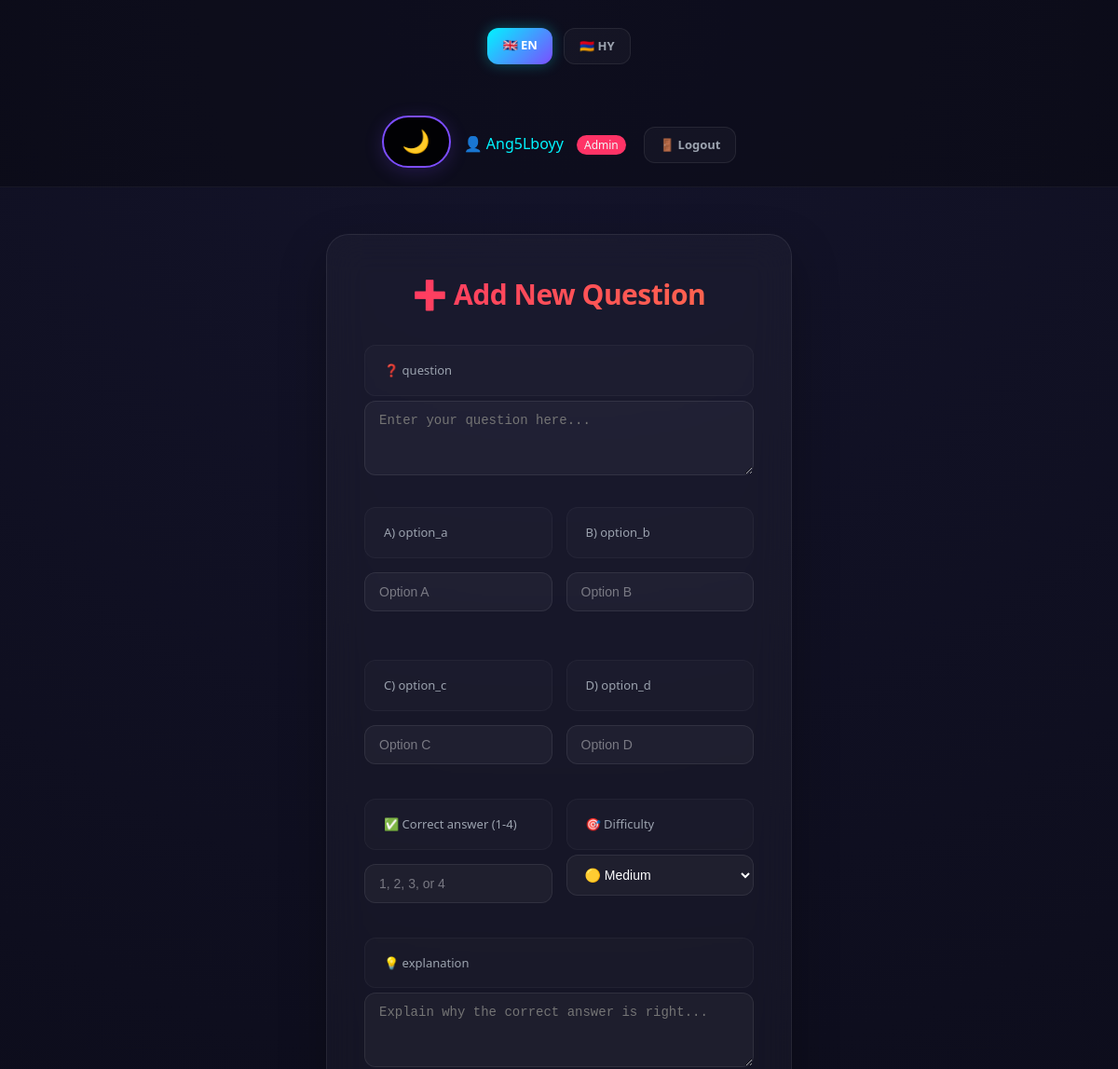
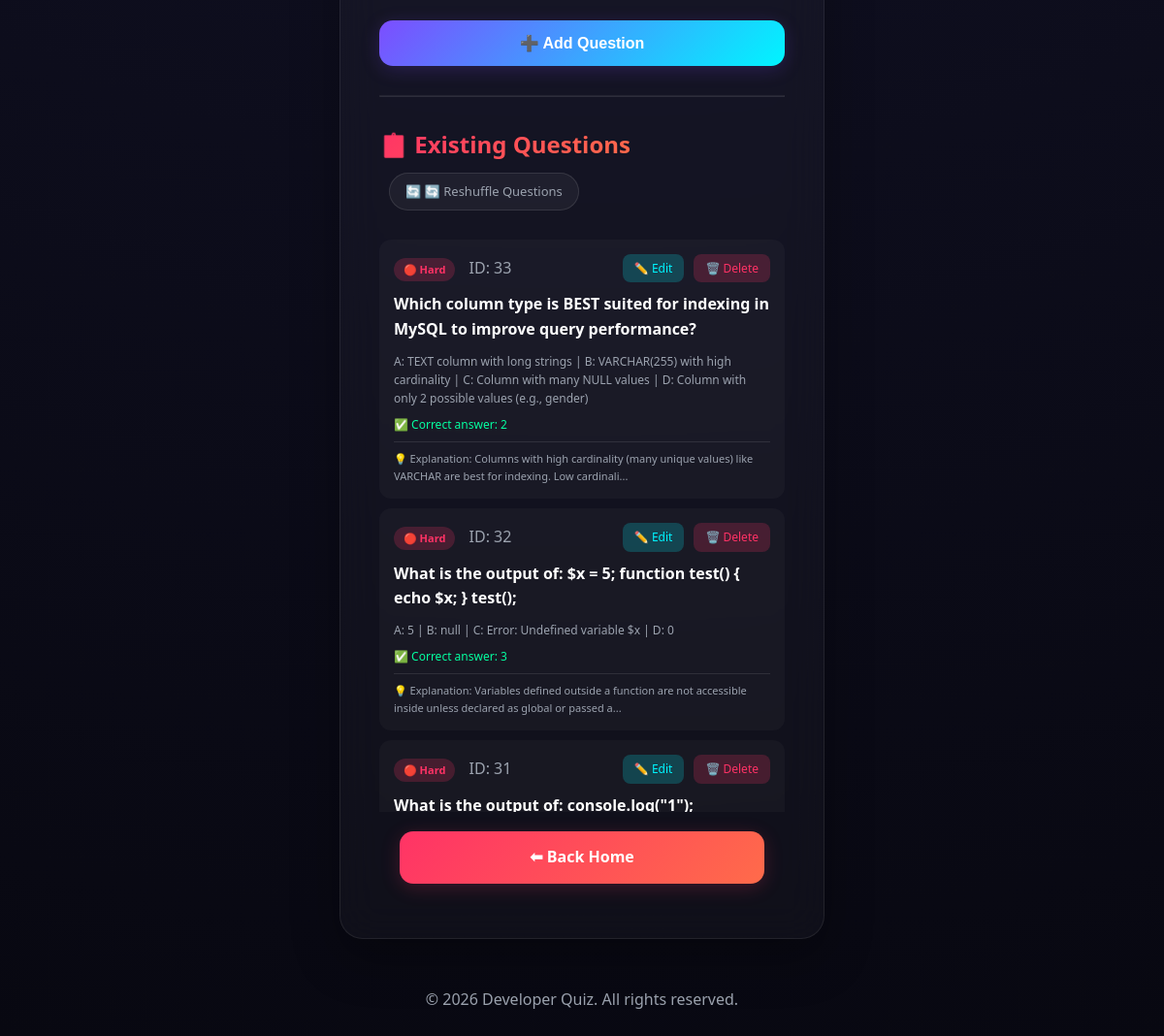
Screenshot of /admin.php (signed in) with the database file from the repository (2 pictures, top to bottom).
### tables this page shows
CREATE TABLE `questions` (
  `id` int(11) NOT NULL,
  `question` text NOT NULL,
  `option_a` varchar(255) NOT NULL,
  `option_b` varchar(255) NOT NULL,
  `option_c` varchar(255) NOT NULL,
  `option_d` varchar(255) NOT NULL,
  `answer` int(11) NOT NULL,
  `explanation` text,
  `difficulty` enum('easy','medium','hard') NOT NULL DEFAULT 'medium'
);

### lang.php (called while the page is built, shortened)
<?php
$lang = "en";
function t($key){
    global $texts, $lang;
    if (isset($texts[$lang][$key])) {
        return $texts[$lang][$key];
    }
    return $key;
}
?>

### admin.php (the view, shortened to what this page needs)
<?php
include "header.php";
$lang = isset($_SESSION["lang"]) ? $_SESSION["lang"] : "en";
$questions_result = $conn->query("SELECT * FROM questions ORDER BY id DESC");
?>
<div class="admin-container">
    <h1 class="admin-title">➕ <?php echo t("Add New Question"); ?></h1>
    <form method="POST">
        <div class="form-group">
            <label>❓ <?php echo t("question"); ?></label>
            <textarea name="question" placeholder="Enter your question here..." required></textarea>
        </div>
        <div class="form-row">
            <div class="form-group">
                <label>A) <?php echo t("option_a"); ?></label>
                <input type="text" name="a" placeholder="Option A" required>
            </div>
            <div class="form-group">
                <label>B) <?php echo t("option_b"); ?></label>
                <input type="text" name="b" placeholder="Option B" required>
            </div>
            <div class="form-group">
                <label>C) <?php echo t("option_c"); ?></label>
                <input type="text" name="c" placeholder="Option C" required>
            </div>
            <div class="form-group">
                <label>D) <?php echo t("option_d"); ?></label>
                <input type="text" name="d" placeholder="Option D" required>
            </div>
        </div>
        <div class="form-row">
            <div class="form-group">
                <label>✅ <?php echo t("correct_answer"); ?> (1-4)</label>
                <input type="number" name="answer" min="1" max="4" placeholder="1, 2, 3, or 4" required>
            </div>
            <div class="form-group">
                <label>🎯 <?php echo t("difficulty"); ?></label>
                <select name="difficulty" class="difficulty-select" required>
                    <option value="medium" selected>🟡 Medium</option>
                </select>
            </div>
        </div>
        <div class="form-group">
            <label>💡 <?php echo t("explanation"); ?></label>
            <textarea name="explanation" placeholder="Explain why the correct answer is right..." required></textarea>
        </div>
        <button type="submit" name="add_question_btn">➕ <?php echo t("add_question"); ?></button>
    </form>
    <hr>
    <div class="header-actions">
        <h2 class="admin-title" style="font-size: 24px; margin: 0;">📋 <?php echo t("existing_questions"); ?></h2>
        <a href="?reshuffle_all=1&lang=<?php echo $lang; ?>" class="reshuffle-btn">🔄 <?php echo t("reshuffle"); ?></a>
    </div>
    <div class="questions-list">
        <?php if($questions_result->num_rows > 0): ?>
            <?php while($q = $questions_result->fetch_assoc()): ?>
                <div class="question-item">
                    <div class="question-header">
                        <div>
                            <span class="difficulty-badge difficulty-<?php echo $q['difficulty']; ?>">
                                <?php
                                if($q['difficulty'] == 'easy') echo '🟢 Easy';
                                elseif($q['difficulty'] == 'medium') echo '🟡 Medium';
                                else echo '🔴 Hard';
                                ?>
                            </span>
                            <span style="margin-left: 10px; color: #9ca3af;">ID: <?php echo $q['id']; ?></span>
                        </div>
                        <div class="question-actions">
                            <a href="?edit=<?php echo $q['id']; ?>&lang=<?php echo $lang; ?>" class="edit-btn">✏️ <?php echo t("edit"); ?></a>
                            <a href="?delete=<?php echo $q['id']; ?>&lang=<?php echo $lang; ?>" class="delete-btn" onclick="return confirm('<?php echo t("delete_confirm"); ?>')">🗑️ <?php echo t("delete"); ?></a>
                        </div>
                    </div>
                    <div class="question-text"><strong><?php echo htmlspecialchars($q['question']); ?></strong></div>
                    <div class="question-options">
                        A: <?php echo htmlspecialchars($q['option_a']); ?> |
                        B: <?php echo htmlspecialchars($q['option_b']); ?> |
                        C: <?php echo htmlspecialchars($q['option_c']); ?> |
                        D: <?php echo htmlspecialchars($q['option_d']); ?>
                    </div>
                    <div class="correct-answer">✅ <?php echo t("correct_answer"); ?>: <?php echo $q['answer']; ?></div>
                    <?php if($q['explanation']): ?>
                    <div class="explanation-preview">💡 <?php echo t("explanation_label"); ?>: <?php echo htmlspecialchars(substr($q['explanation'], 0, 100)) . (strlen($q['explanation']) > 100 ? '...' : ''); ?></div>
                    <?php endif; ?>
                </div>
            <?php endwhile; ?>
        <?php else: ?>
            <div style="text-align: center; padding: 40px; color: #9ca3af;">
                📭 <?php echo t("no_questions_yet"); ?>
            </div>
        <?php endif; ?>
    </div>
    <a href="index.php?lang=<?php echo $lang; ?>" class="button admin" style="display: block; text-align: center; margin-top: 20px;">⬅ <?php echo t("back_home"); ?></a>
</div>
<?php include "footer.php"; ?>

### header.php (shortened to what this page needs)
<?php
include_once "lang.php";
if(isset($_GET["lang"])){
    $_SESSION["lang"] = $_GET["lang"];
    $lang = $_GET["lang"];
} elseif(isset($_SESSION["lang"])){
    $lang = $_SESSION["lang"];
} else {
    $lang = "en";
}
$logged_in = isset($_SESSION["user_id"]);
$is_admin = isset($_SESSION["is_admin"]) && $_SESSION["is_admin"] === true;
$username = isset($_SESSION["username"]) ? $_SESSION["username"] : "";
?>
<!DOCTYPE html>
<html lang="<?php echo $lang; ?>">
<head>
    <link rel="stylesheet" href="style.css">
</head>
<body>
<div class="top-bar">
    <div class="lang-switch-container" style="text-align: center; margin-top: 20px;">
        <div class="lang-switch" style="display: inline-flex;">
            <a href="?lang=en" class="lang-btn <?php echo ($lang == 'en') ? 'active' : ''; ?>">🇬🇧 EN</a>
            <a href="?lang=hy" class="lang-btn <?php echo ($lang == 'hy') ? 'active' : ''; ?>">🇦🇲 HY</a>
        </div>
    </div>
    <div class="user-menu" style="text-align: center; margin-top: 15px;">
        <button id="themeToggleBtn" class="theme-toggle-btn" onclick="toggleTheme()">🌙</button>
        <?php if($logged_in): ?>
            <span style="color: #00f5ff;">👤 <?php echo htmlspecialchars($username); ?></span>
            <?php if($is_admin): ?>
                <span style="background: #ff3366; padding: 2px 8px; border-radius: 20px; font-size: 12px; margin-left: 10px;">Admin</span>
            <?php endif; ?>
            <a href="logout.php?lang=<?php echo $lang; ?>" class="lang-btn" style="margin-left: 15px;">🚪 <?php echo t("logout"); ?></a>
        <?php else: ?>
            <a href="login.php?lang=<?php echo $lang; ?>" class="lang-btn">🔐 <?php echo t("login"); ?></a>
            <a href="register.php?lang=<?php echo $lang; ?>" class="lang-btn">📝 <?php echo t("register"); ?></a>
        <?php endif; ?>
    </div>
</div>

### footer.php
<footer style="text-align: center; margin: 40px 0 20px 0; color: #9ca3af; font-size: 14px;">
    <p>&copy; <?php echo date("Y"); ?> Developer Quiz. All rights reserved.</p>
</footer>
</body>
</html>

### style.css (style rules this page uses)
* { margin: 0; padding: 0; box-sizing: border-box; }
body { font-family: 'Segoe UI', Tahoma, Geneva, Verdana, sans-serif; background: radial-gradient(circle at top, #14142b, #080811); color: #f3f4f6; min-height: 100vh; line-height: 1.6; }
h1 { font-size: 38px; font-weight: 800; margin-bottom: 15px; background: linear-gradient(135deg, #00f5ff, #7c4dff); -webkit-background-clip: text; -webkit-text-fill-color: transparent; letter-spacing: -0.5px; }
p { color: #9ca3af; margin-bottom: 30px; font-size: 16px; }
a.button, button { display: flex; align-items: center; justify-content: center; gap: 10px; width: 90%; margin: 16px auto; padding: 14px; border: none; border-radius: 14px; text-decoration: none; color: #ffffff; font-size: 16px; font-weight: 600; cursor: pointer; transition: all 0.3s cubic-bezier(0.4, 0, 0.2, 1); }
.admin { background: linear-gradient(135deg, #ff3366, #ff6b4a); box-shadow: 0 4px 20px rgba(255, 51, 102, 0.2); }
button { background: linear-gradient(135deg, #7c4dff, #00f5ff); box-shadow: 0 4px 20px rgba(124, 77, 255, 0.2); width: 100%; }
label { display: flex; align-items: center; padding: 16px 20px; margin: 12px 0; border-radius: 12px; background: rgba(255, 255, 255, 0.02); border: 1px solid rgba(255, 255, 255, 0.04); cursor: pointer; font-size: 15px; transition: all 0.2s ease; }
.admin-container { width: 500px; margin: 50px auto; padding: 40px; background: rgba(255, 255, 255, 0.03); border-radius: 24px; backdrop-filter: blur(20px); border: 1px solid rgba(255, 255, 255, 0.08); box-shadow: 0 20px 50px rgba(0, 0, 0, 0.3); }
.admin-title { text-align: center; margin-bottom: 30px; font-size: 30px; font-weight: 800; background: linear-gradient(135deg, #ff3366, #ff6b4a); -webkit-background-clip: text; -webkit-text-fill-color: transparent; }
input[type="text"], input[type="number"] { width: 100%; padding: 14px 18px; margin: 10px 0; border: 1px solid rgba(255, 255, 255, 0.08); border-radius: 12px; outline: none; background: rgba(255, 255, 255, 0.04); color: #fff; font-size: 15px; transition: all 0.3s; }
input::placeholder { color: rgba(255, 255, 255, 0.4); }
.lang-switch { display: flex; justify-content: center; gap: 12px; margin-bottom: 30px; }
.lang-btn { padding: 8px 16px; border-radius: 12px; text-decoration: none; font-weight: 600; font-size: 13px; color: #9ca3af; background: rgba(255, 255, 255, 0.03); border: 1px solid rgba(255, 255, 255, 0.08); transition: all 0.3s; }
.lang-btn.active { color: #fff; background: linear-gradient(135deg, #00f5ff, #7c4dff); border: none; box-shadow: 0 0 15px rgba(0, 245, 255, 0.3); }
.top-bar { padding: 10px 20px; background: rgba(0, 0, 0, 0.3); border-bottom: 1px solid rgba(255, 255, 255, 0.05); }
.user-menu { text-align: center; margin-top: 15px; }
.user-menu a { display: inline-block; }
.reshuffle-btn { background: rgba(255, 255, 255, 0.05); border: 1px solid rgba(255, 255, 255, 0.1); padding: 8px 20px; border-radius: 50px; font-size: 13px; margin-left: 10px; }
.theme-toggle-btn { background: rgba(0, 0, 0, 0.85); backdrop-filter: blur(10px); border: 2px solid #7c4dff; border-radius: 50px; padding: 12px 20px; margin-bottom: 10px; margin-right: 10px; cursor: pointer; font-size: 24px; transition: all 0.3s; width: auto; display: inline-block; }

### rows the page displays
questions: difficulty "🔴 Hard", id "33", question "Which column type is BEST suited for indexing in MySQL to improve query performance?", option_a "TEXT column with long strings", option_b "VARCHAR(255) with high cardinality", option_c "Column with many NULL values", option_d "Column with only 2 possible values (e.g., gender)", answer "2", explanation "Columns with high cardinality (many unique values) like VARCHAR are best for indexing. Low cardinali"
questions: difficulty "🔴 Hard", id "32", question "What is the output of: $x = 5; function test() { echo $x; } test();", option_a "5", option_b "null", option_c "Error: Undefined variable $x", option_d "0", answer "3", explanation "Variables defined outside a function are not accessible inside unless declared as global or passed a"
questions: difficulty "🔴 Hard", id "31", question "What is the output of: console.log(\"1\");…"

### other values shown
$username "Ang5Lboyy"
t("logout") "Logout"
t("Add New Question") "Add New Question"
t("question") "question"
t("option_a") "option_a"
t("option_b") "option_b"
t("option_c") "option_c"
t("option_d") "option_d"
t("correct_answer") "Correct answer"
t("difficulty") "Difficulty"
t("explanation") "explanation"
t("add_question") "Add Question"
t("existing_questions") "Existing Questions"
t("reshuffle") "🔄 Reshuffle Questions"
t("back_home") "Back Home"
